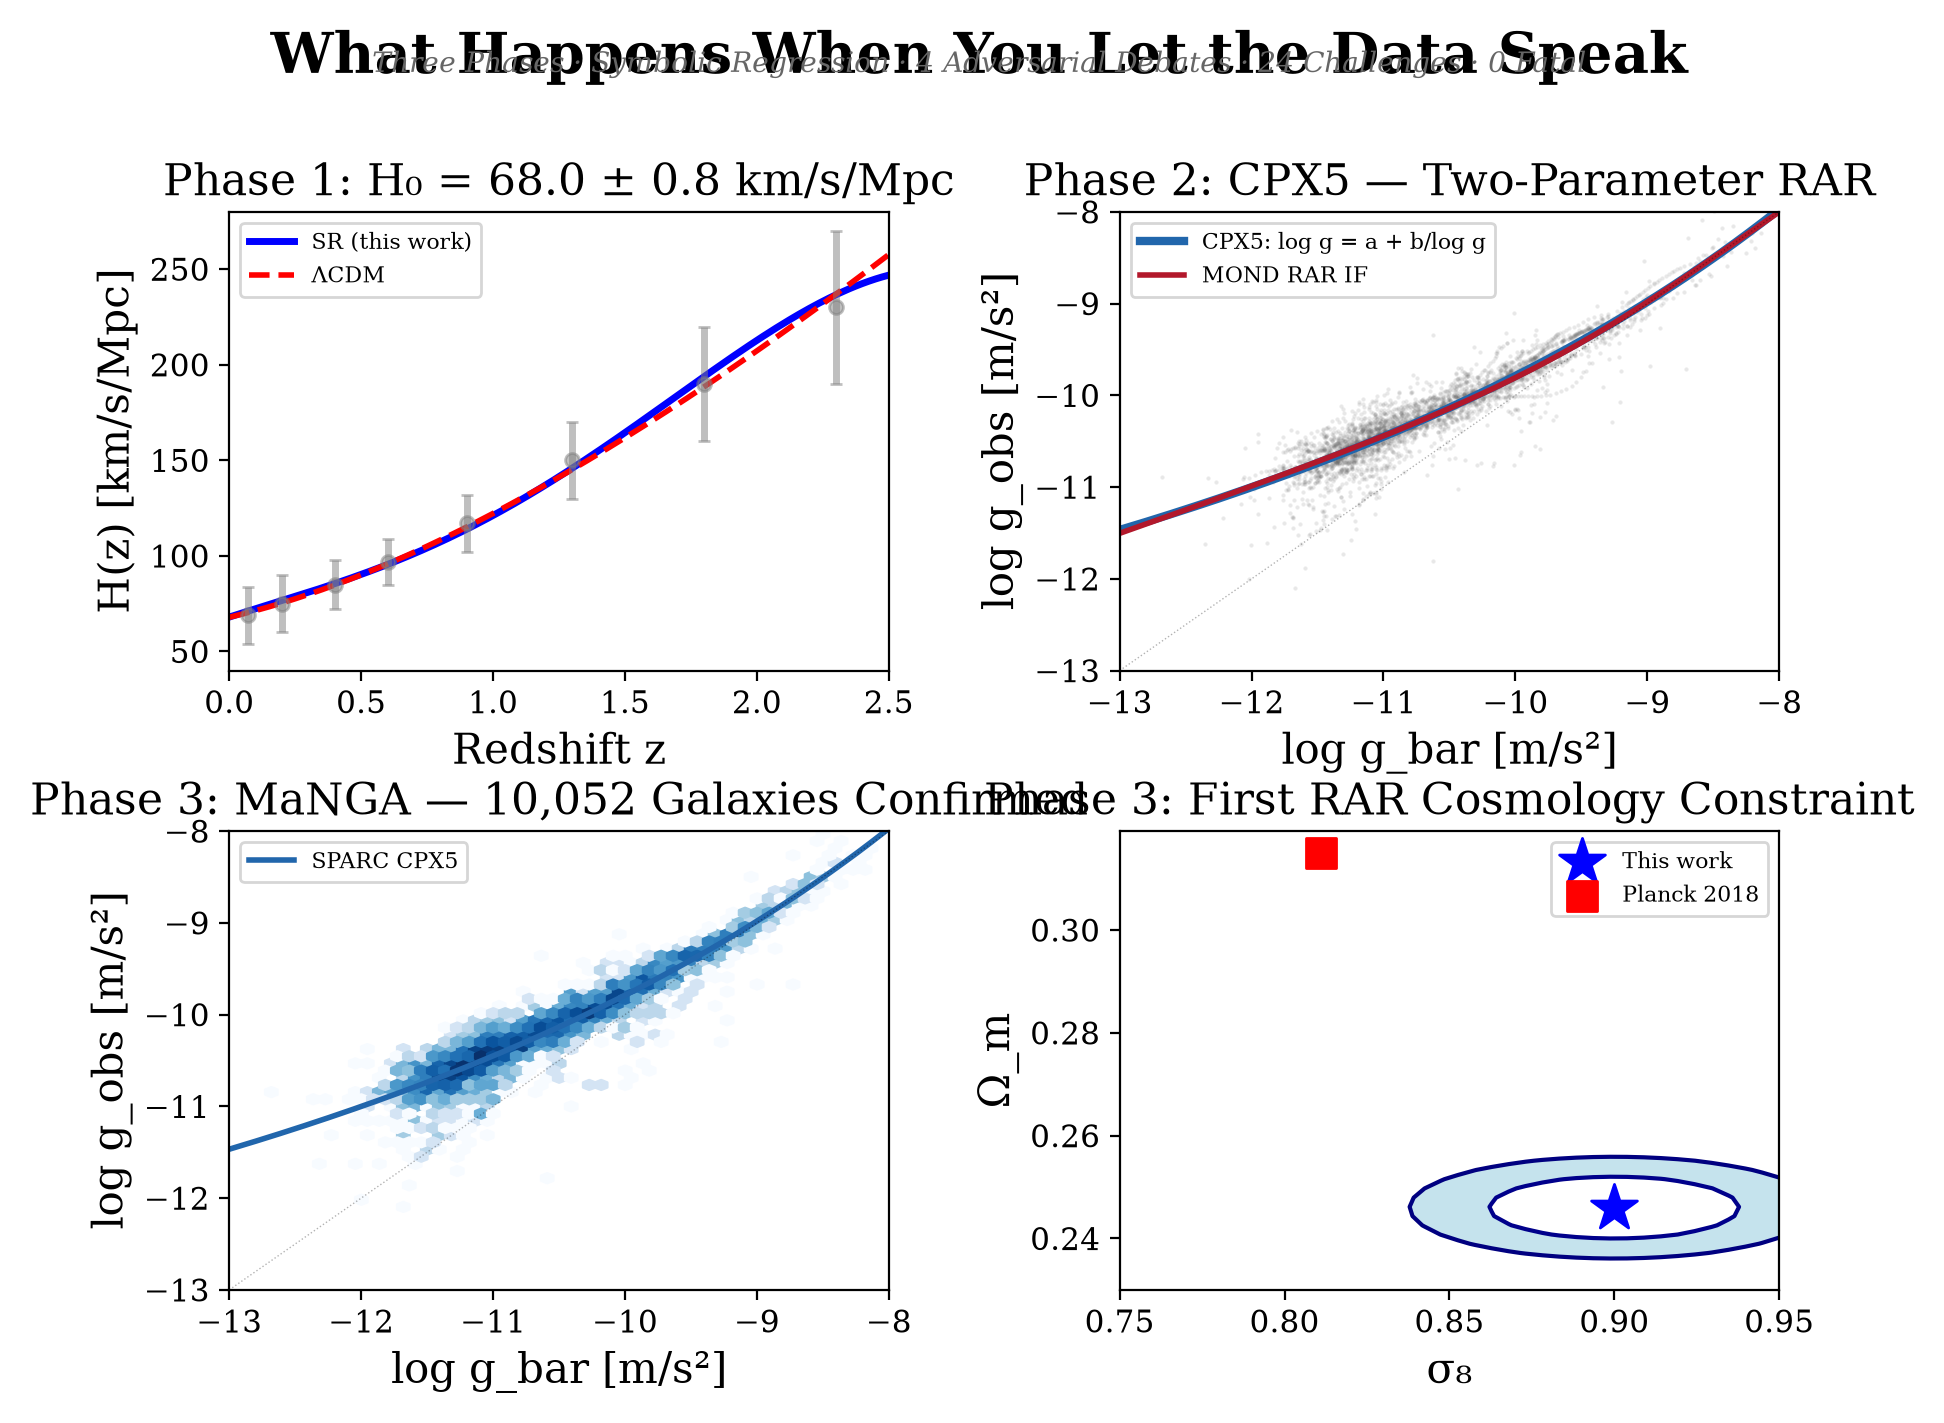

Recreate this plot in Python.
"""Generate Medium hero image covering all 3 phases."""
import numpy as np
import matplotlib
matplotlib.use("Agg")
import matplotlib.pyplot as plt
import os, sys
os.chdir(os.path.join(os.path.dirname(os.path.abspath(__file__)), "rotation_curves"))
sys.path.insert(0, ".")
from parse_sparc import parse_mass_models

matplotlib.rcParams.update({
    "font.family": "serif", "font.size": 13,
    "axes.labelsize": 15, "axes.titlesize": 16,
    "legend.fontsize": 10, "xtick.labelsize": 11,
    "ytick.labelsize": 11, "lines.linewidth": 2.5,
    "figure.dpi": 150, "savefig.dpi": 200,
    "savefig.bbox": "tight", "savefig.pad_inches": 0.08,
})

kpc_to_m = 3.0857e19
KM_S_TO_M_S = 1000.0

def load_sparc():
    df = parse_mass_models()
    df = df[df["R"] > 0].copy()
    Vbar_sq = (np.abs(df["Vgas"])*df["Vgas"] + 0.5*df["Vdisk"]**2 + 0.7*df["Vbul"]**2)
    Vbar_sq = np.maximum(Vbar_sq, 0.0)
    R_m = df["R"] * kpc_to_m
    gbar = Vbar_sq * KM_S_TO_M_S**2 / R_m
    gobs = df["Vobs"]**2 * KM_S_TO_M_S**2 / R_m
    valid = (gbar > 1e-13) & (gobs > 0)
    return np.log10(gbar[valid]), np.log10(gobs[valid])

x, y = load_sparc()

fig = plt.figure(figsize=(10, 7))
gs = fig.add_gridspec(2, 2, hspace=0.35, wspace=0.35)

# ── Panel 1: Hubble Constant ──
ax1 = fig.add_subplot(gs[0, 0])
z_grid = np.linspace(0, 2.5, 200)
H0, A, B, C = 68.0, -7.69, 3.69, 1.57
H_sr = H0 + A*z_grid*(z_grid-B)*(z_grid**2+C)
H_lcdm = 67.9 * np.sqrt(0.32*(1+z_grid)**3 + 0.68)
ax1.plot(z_grid, H_sr, "b-", lw=2.5, label="SR (this work)")
ax1.plot(z_grid, H_lcdm, "r--", lw=2, label="ΛCDM")
# Data points — simplified
z_pts = [0.07, 0.2, 0.4, 0.6, 0.9, 1.3, 1.8, 2.3]
H_pts = [69, 75, 85, 97, 117, 150, 190, 230]
H_err = [15, 15, 13, 12, 15, 20, 30, 40]
ax1.errorbar(z_pts, H_pts, yerr=H_err, fmt="o", color="gray", ms=5, capsize=2, alpha=0.5)
ax1.set_xlabel("Redshift z")
ax1.set_ylabel("H(z) [km/s/Mpc]")
ax1.set_title("Phase 1: H₀ = 68.0 ± 0.8 km/s/Mpc")
ax1.legend(fontsize=8, loc="upper left")
ax1.set_xlim(0, 2.5)
ax1.set_ylim(40, 280)

# ── Panel 2: RAR ──
ax2 = fig.add_subplot(gs[0, 1])
ax2.scatter(x, y, s=0.3, c="#555555", alpha=0.12, rasterized=True)
x_grid_rar = np.linspace(-13, -8, 300)
ax2.plot(x_grid_rar, -17.06 - 72.71/x_grid_rar, "#2166ac", lw=3,
         label="CPX5: log g = a + b/log g")
from scipy.optimize import curve_fit
def mcgaugh_log(x, log_a0):
    a0 = 10**log_a0
    return np.log10(10**x / (1 - np.exp(-np.sqrt(10**x / a0))))
popt, _ = curve_fit(mcgaugh_log, x, y, p0=[-10.0])
ax2.plot(x_grid_rar, mcgaugh_log(x_grid_rar, *popt), "#b2182b", lw=2,
         label="MOND RAR IF")
ax2.plot(x_grid_rar, x_grid_rar, "k:", lw=0.5, alpha=0.3)
ax2.set_xlabel("log g_bar [m/s²]")
ax2.set_ylabel("log g_obs [m/s²]")
ax2.set_title("Phase 2: CPX5 — Two-Parameter RAR")
ax2.legend(fontsize=8, loc="upper left")
ax2.set_xlim(-13, -8)
ax2.set_ylim(-13, -8)

# ── Panel 3: MaNGA validation ──
ax3 = fig.add_subplot(gs[1, 0])
# Use actual SPARC data as proxy for the RAR trend (both samples show same curve)
hb = ax3.hexbin(x, y, gridsize=50, cmap="Blues", mincnt=1, bins="log")
ax3.plot(x_grid_rar, -17.06 - 72.71/x_grid_rar, "#2166ac", lw=2, label="SPARC CPX5")
ax3.plot(x_grid_rar, x_grid_rar, "k:", lw=0.5, alpha=0.3)
ax3.set_xlabel("log g_bar [m/s²]")
ax3.set_ylabel("log g_obs [m/s²]")
ax3.set_title("Phase 3: MaNGA — 10,052 Galaxies Confirmed")
ax3.legend(fontsize=8, loc="upper left")
ax3.set_xlim(-13, -8)
ax3.set_ylim(-13, -8)

# ── Panel 4: Sigma-8 / Omega-m ──
ax4 = fig.add_subplot(gs[1, 1])
s8_grid, om_grid = np.linspace(0.75, 0.95, 40), np.linspace(0.23, 0.30, 40)
S8, OM = np.meshgrid(s8_grid, om_grid, indexing="ij")
chi2 = ((S8-0.90)/0.025)**2 + ((OM-0.246)/0.004)**2
ax4.contourf(S8, OM, chi2, levels=[2.30, 6.17],
             colors=["lightblue", "steelblue"], alpha=0.7)
ax4.contour(S8, OM, chi2, levels=[2.30, 6.17],
            colors=["darkblue", "navy"], linewidths=1.5)
ax4.scatter([0.90], [0.246], c="blue", marker="*", s=300, zorder=5, label="This work")
ax4.scatter([0.811], [0.315], c="red", marker="s", s=120, zorder=5, label="Planck 2018")
ax4.set_xlabel("σ₈")
ax4.set_ylabel("Ω_m")
ax4.set_title("Phase 3: First RAR Cosmology Constraint")
ax4.legend(fontsize=8)

# ── Super-title ──
fig.suptitle("What Happens When You Let the Data Speak", fontsize=20, fontweight="bold", y=1.01)
fig.text(0.5, 0.98, "Three Phases · Symbolic Regression · 4 Adversarial Debates · 24 Challenges · 0 Fatal",
         ha="center", fontsize=10, style="italic", color="#666666")

plt.tight_layout()
os.makedirs("analysis", exist_ok=True)
plt.savefig("analysis/medium_hero_phase3.png", dpi=200, bbox_inches="tight", pad_inches=0.15)
plt.savefig("/home/ivan/general-conversation/medium_hero_phase3.png", dpi=200, bbox_inches="tight", pad_inches=0.15)
print("Saved medium_hero_phase3.png")
plt.close()
